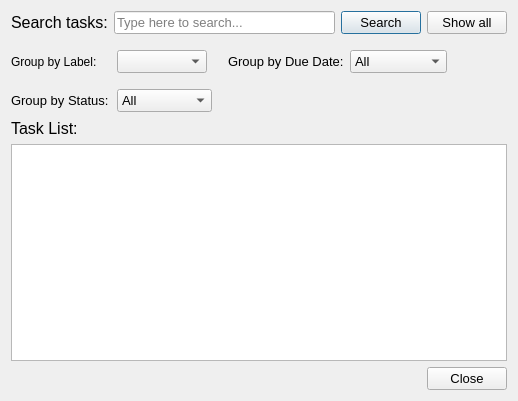
<?xml version="1.0" encoding="UTF-8"?>
<ui version="4.0">
 <class>SearchDialog</class>
 <widget class="QDialog" name="SearchDialog">
  <property name="geometry">
   <rect>
    <x>0</x>
    <y>0</y>
    <width>518</width>
    <height>401</height>
   </rect>
  </property>
  <property name="font">
   <font>
    <pointsize>10</pointsize>
   </font>
  </property>
  <property name="windowTitle">
   <string>Search</string>
  </property>
  <property name="modal">
   <bool>true</bool>
  </property>
  <layout class="QVBoxLayout" name="verticalLayout">
   <item>
    <layout class="QHBoxLayout" name="horizontalLayout">
     <property name="bottomMargin">
      <number>10</number>
     </property>
     <item>
      <widget class="QLabel" name="label">
       <property name="font">
        <font>
         <pointsize>12</pointsize>
        </font>
       </property>
       <property name="text">
        <string>Search tasks:</string>
       </property>
      </widget>
     </item>
     <item>
      <widget class="QLineEdit" name="task_search">
       <property name="placeholderText">
        <string>Type here to search...</string>
       </property>
      </widget>
     </item>
     <item>
      <widget class="QPushButton" name="search_btn_2">
       <property name="focusPolicy">
        <enum>Qt::TabFocus</enum>
       </property>
       <property name="text">
        <string>Search</string>
       </property>
       <property name="groupName" stdset="0">
        <string>common_buttons</string>
       </property>
      </widget>
     </item>
     <item>
      <widget class="QPushButton" name="show_all_btn">
       <property name="focusPolicy">
        <enum>Qt::TabFocus</enum>
       </property>
       <property name="toolTip">
        <string>Show all tasks</string>
       </property>
       <property name="text">
        <string>Show all</string>
       </property>
       <property name="groupName" stdset="0">
        <string>common_buttons</string>
       </property>
      </widget>
     </item>
    </layout>
   </item>
   <item>
    <layout class="QHBoxLayout" name="horizontalLayout_2">
     <property name="bottomMargin">
      <number>10</number>
     </property>
     <item>
      <widget class="QLabel" name="label_2">
       <property name="minimumSize">
        <size>
         <width>100</width>
         <height>0</height>
        </size>
       </property>
       <property name="font">
        <font>
         <pointsize>9</pointsize>
        </font>
       </property>
       <property name="text">
        <string>Group by Label:</string>
       </property>
      </widget>
     </item>
     <item>
      <widget class="QComboBox" name="labels">
       <property name="minimumSize">
        <size>
         <width>90</width>
         <height>0</height>
        </size>
       </property>
      </widget>
     </item>
     <item>
      <spacer name="horizontalSpacer_3">
       <property name="orientation">
        <enum>Qt::Horizontal</enum>
       </property>
       <property name="sizeType">
        <enum>QSizePolicy::Fixed</enum>
       </property>
       <property name="sizeHint" stdset="0">
        <size>
         <width>15</width>
         <height>20</height>
        </size>
       </property>
      </spacer>
     </item>
     <item>
      <widget class="QLabel" name="label_3">
       <property name="text">
        <string>Group by Due Date:</string>
       </property>
      </widget>
     </item>
     <item>
      <widget class="QComboBox" name="due_date">
       <property name="minimumSize">
        <size>
         <width>90</width>
         <height>0</height>
        </size>
       </property>
       <item>
        <property name="text">
         <string>All</string>
        </property>
       </item>
       <item>
        <property name="text">
         <string>Passed</string>
        </property>
       </item>
       <item>
        <property name="text">
         <string>Not Passed</string>
        </property>
       </item>
      </widget>
     </item>
     <item>
      <spacer name="horizontalSpacer">
       <property name="orientation">
        <enum>Qt::Horizontal</enum>
       </property>
       <property name="sizeHint" stdset="0">
        <size>
         <width>40</width>
         <height>20</height>
        </size>
       </property>
      </spacer>
     </item>
    </layout>
   </item>
   <item>
    <layout class="QHBoxLayout" name="horizontalLayout_5">
     <item>
      <widget class="QLabel" name="label_5">
       <property name="minimumSize">
        <size>
         <width>100</width>
         <height>0</height>
        </size>
       </property>
       <property name="text">
        <string>Group by Status:</string>
       </property>
      </widget>
     </item>
     <item>
      <widget class="QComboBox" name="status">
       <item>
        <property name="text">
         <string>All</string>
        </property>
       </item>
       <item>
        <property name="text">
         <string>Started</string>
        </property>
       </item>
       <item>
        <property name="text">
         <string>Not Started</string>
        </property>
       </item>
      </widget>
     </item>
     <item>
      <spacer name="horizontalSpacer_5">
       <property name="orientation">
        <enum>Qt::Horizontal</enum>
       </property>
       <property name="sizeHint" stdset="0">
        <size>
         <width>40</width>
         <height>20</height>
        </size>
       </property>
      </spacer>
     </item>
    </layout>
   </item>
   <item>
    <layout class="QHBoxLayout" name="horizontalLayout_4">
     <item>
      <widget class="QLabel" name="label_4">
       <property name="font">
        <font>
         <pointsize>12</pointsize>
        </font>
       </property>
       <property name="text">
        <string>Task List:</string>
       </property>
      </widget>
     </item>
     <item>
      <spacer name="horizontalSpacer_4">
       <property name="orientation">
        <enum>Qt::Horizontal</enum>
       </property>
       <property name="sizeHint" stdset="0">
        <size>
         <width>40</width>
         <height>20</height>
        </size>
       </property>
      </spacer>
     </item>
    </layout>
   </item>
   <item>
    <widget class="QTableView" name="tasks_list">
     <property name="focusPolicy">
      <enum>Qt::TabFocus</enum>
     </property>
     <property name="tabKeyNavigation">
      <bool>false</bool>
     </property>
    </widget>
   </item>
   <item>
    <layout class="QHBoxLayout" name="horizontalLayout_3">
     <item>
      <spacer name="horizontalSpacer_2">
       <property name="orientation">
        <enum>Qt::Horizontal</enum>
       </property>
       <property name="sizeHint" stdset="0">
        <size>
         <width>40</width>
         <height>20</height>
        </size>
       </property>
      </spacer>
     </item>
     <item>
      <widget class="QPushButton" name="cancel_btn">
       <property name="focusPolicy">
        <enum>Qt::TabFocus</enum>
       </property>
       <property name="text">
        <string>Close</string>
       </property>
       <property name="groupName" stdset="0">
        <string>cancel_buttons</string>
       </property>
      </widget>
     </item>
    </layout>
   </item>
  </layout>
 </widget>
 <tabstops>
  <tabstop>task_search</tabstop>
  <tabstop>search_btn_2</tabstop>
  <tabstop>show_all_btn</tabstop>
  <tabstop>labels</tabstop>
  <tabstop>due_date</tabstop>
  <tabstop>status</tabstop>
  <tabstop>tasks_list</tabstop>
  <tabstop>cancel_btn</tabstop>
 </tabstops>
 <resources/>
 <connections>
  <connection>
   <sender>cancel_btn</sender>
   <signal>clicked()</signal>
   <receiver>SearchDialog</receiver>
   <slot>close()</slot>
   <hints>
    <hint type="sourcelabel">
     <x>480</x>
     <y>380</y>
    </hint>
    <hint type="destinationlabel">
     <x>493</x>
     <y>471</y>
    </hint>
   </hints>
  </connection>
  <connection>
   <sender>task_search</sender>
   <signal>returnPressed()</signal>
   <receiver>search_btn_2</receiver>
   <slot>click()</slot>
   <hints>
    <hint type="sourcelabel">
     <x>192</x>
     <y>22</y>
    </hint>
    <hint type="destinationlabel">
     <x>404</x>
     <y>29</y>
    </hint>
   </hints>
  </connection>
 </connections>
</ui>
